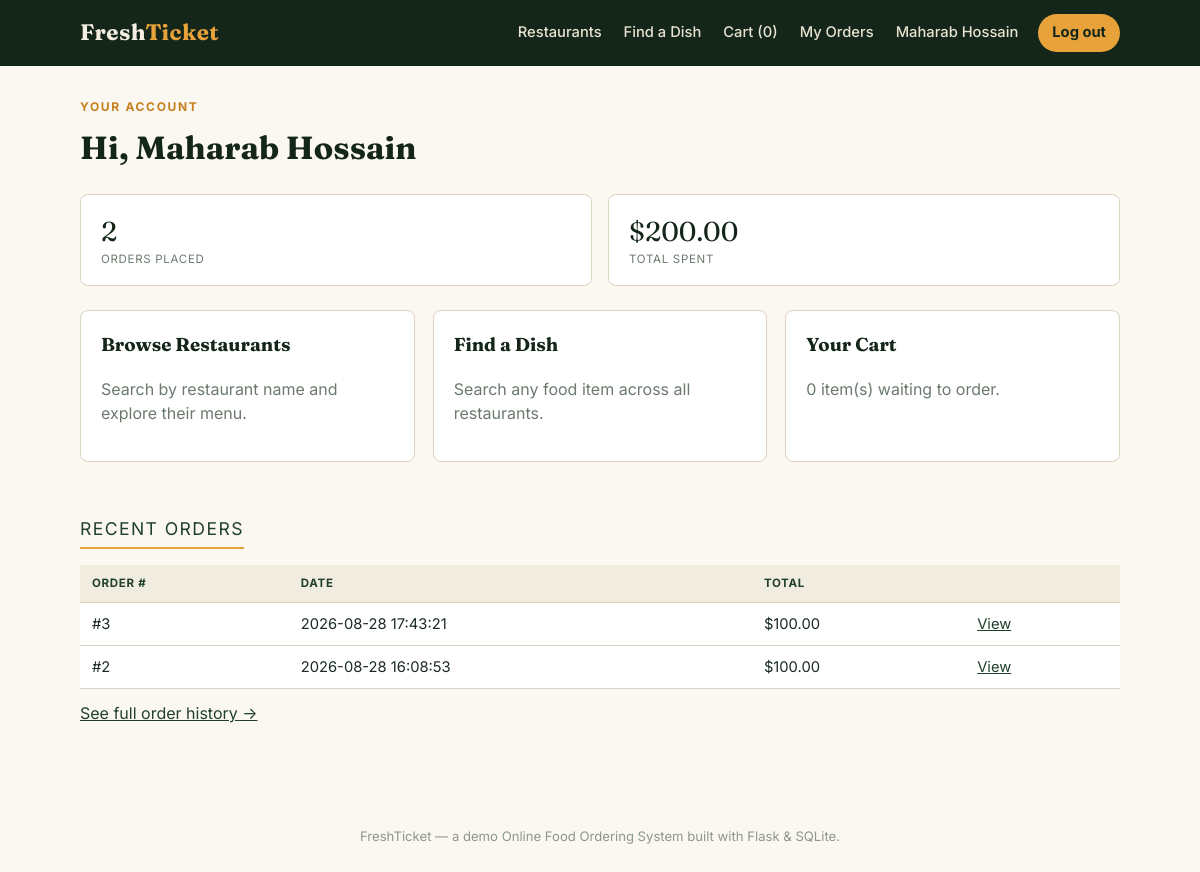
/dashboard (signed in), run on the app's committed database.
### tables this page shows
CREATE TABLE Customers (
    CustomerID     INTEGER PRIMARY KEY AUTOINCREMENT,
    Name           TEXT NOT NULL,
    Address        TEXT NOT NULL,
    Phone          TEXT NOT NULL,
    Email          TEXT NOT NULL UNIQUE,
    PasswordHash   TEXT NOT NULL,
    CreatedAt      TEXT NOT NULL DEFAULT (datetime('now'))
);

CREATE TABLE Orders (
    OrderID       INTEGER PRIMARY KEY AUTOINCREMENT,
    CustomerID    INTEGER NOT NULL,
    OrderDate     TEXT NOT NULL DEFAULT (datetime('now')),
    TotalAmount   REAL NOT NULL DEFAULT 0,
    FOREIGN KEY (CustomerID) REFERENCES Customers(CustomerID) ON DELETE CASCADE
);

### app.py (the view)
@app.route("/dashboard")
@customer_login_required
def customer_dashboard():
    history = db.get_customer_order_history(session["customer_id"])
    summary = db.get_customer_order_summary_for(session["customer_id"])
    return render_template("customer_dashboard.html", history=history, summary=summary)

### app.py (called while the page is built)
def customer_login_required(view):
    @wraps(view)
    def wrapped(*args, **kwargs):
        if session.get("user_type") != "customer":
            flash("Please log in as a customer to continue.", "warning")
            return redirect(url_for("customer_login"))
        return view(*args, **kwargs)
    return wrapped

### database.py (called while the page is built)
def get_connection():
    conn = sqlite3.connect(DB_PATH)
    conn.row_factory = sqlite3.Row
    conn.execute("PRAGMA foreign_keys = ON")
    return conn

def get_customer_order_history(customer_id):
    sql = """
        SELECT o.OrderID, o.OrderDate, o.TotalAmount
        FROM Orders o
        WHERE o.CustomerID = ?
        ORDER BY o.OrderDate DESC
    """
    conn = get_connection()
    rows = conn.execute(sql, (customer_id,)).fetchall()
    conn.close()
    return rows

def get_customer_order_summary_for(customer_id):
    sql = "SELECT * FROM CustomerOrderSummary WHERE CustomerID = ?"
    conn = get_connection()
    row = conn.execute(sql, (customer_id,)).fetchone()
    conn.close()
    return row

### templates/customer_dashboard.html (shortened to what this page needs)
{% extends "base.html" %}
{% block content %}
<div class="eyebrow">Your account</div>
<h1>Hi, {{ session.get('customer_name') }}</h1>
<div class="stat-row">
  <div class="stat-box">
    <div class="num">{{ summary.TotalOrders if summary else 0 }}</div>
    <div class="label">Orders placed</div>
  </div>
  <div class="stat-box">
    <div class="num">${{ "%.2f"|format(summary.TotalSpent) if summary else "0.00" }}</div>
    <div class="label">Total spent</div>
  </div>
</div>
<div class="grid cols-3" style="margin: 24px 0;">
  <a class="card" style="text-decoration:none;" href="{{ url_for('search_restaurant') }}">
    <h3>Browse Restaurants</h3>
    <p class="muted">Search by restaurant name and explore their menu.</p>
  </a>
  <a class="card" style="text-decoration:none;" href="{{ url_for('search_item') }}">
    <h3>Find a Dish</h3>
    <p class="muted">Search any food item across all restaurants.</p>
  </a>
  <a class="card" style="text-decoration:none;" href="{{ url_for('view_cart') }}">
    <h3>Your Cart</h3>
    <p class="muted">{{ session.get('cart', [])|length }} item(s) waiting to order.</p>
  </a>
</div>
<div class="section-title">Recent Orders</div>
{% if history %}
<table>
  <thead><tr><th>Order #</th><th>Date</th><th>Total</th><th></th></tr></thead>
  <tbody>
  {% for o in history[:5] %}
    <tr>
      <td>#{{ o.OrderID }}</td>
      <td>{{ o.OrderDate }}</td>
      <td>${{ "%.2f"|format(o.TotalAmount) }}</td>
      <td><a href="{{ url_for('order_detail', order_id=o.OrderID) }}">View</a></td>
    </tr>
  {% endfor %}
  </tbody>
</table>
<p style="margin-top:12px;"><a href="{{ url_for('order_history') }}">See full order history &rarr;</a></p>
{% else %}
<div class="empty-state">You haven't placed any orders yet. <a href="{{ url_for('search_restaurant') }}">Find something to eat &rarr;</a></div>
{% endif %}
{% endblock %}

### templates/base.html (shortened to what this page needs)
<!DOCTYPE html>
<html lang="en">
<head>
<link rel="stylesheet" href="{{ url_for('static', filename='style.css') }}">
</head>
<body>
<nav class="navbar">
  <div class="container">
    <a class="brand" href="{{ url_for('index') }}">Fresh<span>Ticket</span></a>
    <div class="navlinks">
      {% if session.get('user_type') == 'customer' %}
        <a href="{{ url_for('search_restaurant') }}">Restaurants</a>
        <a href="{{ url_for('search_item') }}">Find a Dish</a>
        <a href="{{ url_for('view_cart') }}">Cart ({{ session.get('cart', [])|length }})</a>
        <a href="{{ url_for('order_history') }}">My Orders</a>
        <a href="{{ url_for('customer_dashboard') }}">{{ session.get('customer_name') }}</a>
        <a class="pill" href="{{ url_for('customer_logout') }}">Log out</a>
      {% else %}
        <a href="{{ url_for('customer_login') }}">Customer Login</a>
        <a href="{{ url_for('admin_login') }}">Restaurant Login</a>
        <a class="pill" href="{{ url_for('customer_register') }}">Sign Up</a>
      {% endif %}
    </div>
  </div>
</nav>
<div class="page">
  <div class="container">
    {% block content %}{% endblock %}
  </div>
</div>
<footer>FreshTicket &mdash; a demo Online Food Ordering System built with Flask &amp; SQLite.</footer>
</body>
</html>

### static/style.css (style rules this page uses)
:root { --ink: #1B2B22; --green: #21402C; --green-dark: #14261A; --mango: #E8A23A; --mango-dark: #C67F1F; --paper: #FBF8F1; --paper-alt: #F1ECE0; --line: #DBD3C1; --danger: #B3402B; --success: #2E7D4F; --info: #2C6C8C; --warning: #A9761B; }
* { box-sizing: border-box; }
body { margin: 0; background: var(--paper); color: var(--ink); font-family: 'Inter', -apple-system, sans-serif; line-height: 1.5; }
h1, h2, h3, .brand { font-family: 'Fraunces', Georgia, serif; color: var(--green-dark); margin-top: 0; }
a { color: var(--green); }
.container { max-width: 1080px; margin: 0 auto; padding: 0 20px; }
.navbar { background: var(--green-dark); color: #F4EFE2; padding: 14px 0; }
.navbar .container { display: flex; align-items: center; justify-content: space-between; flex-wrap: wrap; gap: 10px; }
.navbar .brand { color: #F4EFE2; font-size: 1.4rem; font-weight: 700; text-decoration: none; letter-spacing: 0.02em; }
.navbar .brand span { color: var(--mango); }
.navlinks { display: flex; gap: 18px; align-items: center; flex-wrap: wrap; }
.navlinks a { color: #E8E2D0; text-decoration: none; font-size: 0.92rem; font-weight: 500; padding: 6px 2px; border-bottom: 2px solid transparent; }
.navlinks .pill { background: var(--mango); color: var(--green-dark); padding: 7px 14px; border-radius: 20px; font-weight: 700; }
.eyebrow { text-transform: uppercase; letter-spacing: 0.14em; font-size: 0.75rem; font-weight: 700; color: var(--mango-dark); margin-bottom: 8px; }
.page { padding: 32px 0 60px; }
.section-title { font-size: 1.1rem; text-transform: uppercase; letter-spacing: 0.08em; color: var(--green); border-bottom: 2px solid var(--mango); display: inline-block; padding-bottom: 4px; margin: 30px 0 16px; }
.grid { display: grid; gap: 18px; }
.grid.cols-3 { grid-template-columns: repeat(auto-fit, minmax(220px, 1fr)); }
.card { background: #fff; border: 1px solid var(--line); border-radius: 8px; padding: 20px; }
table { width: 100%; border-collapse: collapse; background: #fff; }
th, td { text-align: left; padding: 10px 12px; border-bottom: 1px solid var(--line); font-size: 0.92rem; }
th { background: var(--paper-alt); text-transform: uppercase; font-size: 0.72rem; letter-spacing: 0.06em; color: var(--green); }
.muted { color: #6C7A6E; }
.stat-row { display: flex; gap: 16px; flex-wrap: wrap; margin: 18px 0; }
.stat-box { background: #fff; border: 1px solid var(--line); border-radius: 8px; padding: 16px 20px; min-width: 160px; flex: 1; }
.stat-box .num { font-family: 'Fraunces', serif; font-size: 1.7rem; color: var(--green-dark); }
.stat-box .label { text-transform: uppercase; font-size: 0.72rem; letter-spacing: 0.06em; color: #6C7A6E; }
footer { text-align: center; padding: 26px 0; color: #8C978E; font-size: 0.82rem; }

### data on the page
Customers: get "Maharab Hossain"
Orders: OrderID "3", OrderDate "2026-08-28 17:43:21", TotalAmount "100.00"
Orders: OrderID "2", OrderDate "2026-08-28 16:08:53", TotalAmount "100.00"

### other printed values
{{ session.get('cart', [])|length }} "0"
{{ summary.TotalOrders if summary else 0 }} "2"
{{ "%.2f"|format(summary.TotalSpent) if summary else "0.00" }} "200.00"
